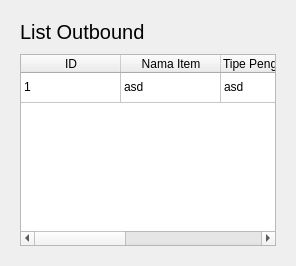
                <widget class="QWidget" name="outboundTablePage">
                 <property name="sizePolicy">
                  <sizepolicy hsizetype="Expanding" vsizetype="Expanding">
                   <horstretch>0</horstretch>
                   <verstretch>0</verstretch>
                  </sizepolicy>
                 </property>
                 <layout class="QVBoxLayout" name="verticalLayout_28">
                  <item alignment="Qt::AlignTop">
                   <widget class="QWidget" name="outboundData" native="true">
                    <property name="sizePolicy">
                     <sizepolicy hsizetype="Expanding" vsizetype="Expanding">
                      <horstretch>0</horstretch>
                      <verstretch>0</verstretch>
                     </sizepolicy>
                    </property>
                    <layout class="QVBoxLayout" name="verticalLayout_29">
                     <property name="spacing">
                      <number>10</number>
                     </property>
                     <item>
                      <widget class="QLabel" name="outboundLabel">
                       <property name="font">
                        <font>
                         <pointsize>15</pointsize>
                        </font>
                       </property>
                       <property name="text">
                        <string>List Outbound</string>
                       </property>
                      </widget>
                     </item>
                     <item>
                      <widget class="QTableWidget" name="outboundTable">
                       <property name="sizePolicy">
                        <sizepolicy hsizetype="Expanding" vsizetype="Preferred">
                         <horstretch>0</horstretch>
                         <verstretch>0</verstretch>
                        </sizepolicy>
                       </property>
                       <property name="cursor" stdset="0">
                        <cursorShape>PointingHandCursor</cursorShape>
                       </property>
                       <property name="sortingEnabled">
                        <bool>false</bool>
                       </property>
                       <property name="wordWrap">
                        <bool>true</bool>
                       </property>
                       <attribute name="horizontalHeaderCascadingSectionResizes">
                        <bool>false</bool>
                       </attribute>
                       <attribute name="horizontalHeaderStretchLastSection">
                        <bool>true</bool>
                       </attribute>
                       <attribute name="verticalHeaderVisible">
                        <bool>false</bool>
                       </attribute>
                       <attribute name="verticalHeaderCascadingSectionResizes">
                        <bool>false</bool>
                       </attribute>
                       <attribute name="verticalHeaderStretchLastSection">
                        <bool>false</bool>
                       </attribute>
                       <row>
                        <property name="text">
                         <string>New Row</string>
                        </property>
                       </row>
                       <column>
                        <property name="text">
                         <string>ID</string>
                        </property>
                       </column>
                       <column>
                        <property name="text">
                         <string>Nama Item</string>
                        </property>
                       </column>
                       <column>
                        <property name="text">
                         <string>Tipe Pengiriman</string>
                        </property>
                        <property name="textAlignment">
                         <set>AlignLeading|AlignVCenter</set>
                        </property>
                       </column>
                       <column>
                        <property name="text">
                         <string>Lokasi Pengiriman</string>
                        </property>
                       </column>
                       <column>
                        <property name="text">
                         <string>Timestamp</string>
                        </property>
                       </column>
                       <item row="0" column="0">
                        <property name="text">
                         <string>1</string>
                        </property>
                       </item>
                       <item row="0" column="1">
                        <property name="text">
                         <string>asd</string>
                        </property>
                       </item>
                       <item row="0" column="2">
                        <property name="text">
                         <string>asd</string>
                        </property>
                       </item>
                       <item row="0" column="3">
                        <property name="text">
                         <string>12</string>
                        </property>
                       </item>
                       <item row="0" column="4">
                        <property name="text">
                         <string>asd</string>
                        </property>
                       </item>
                      </widget>
                     </item>
                    </layout>
                   </widget>
                  </item>
                 </layout>
                </widget>
